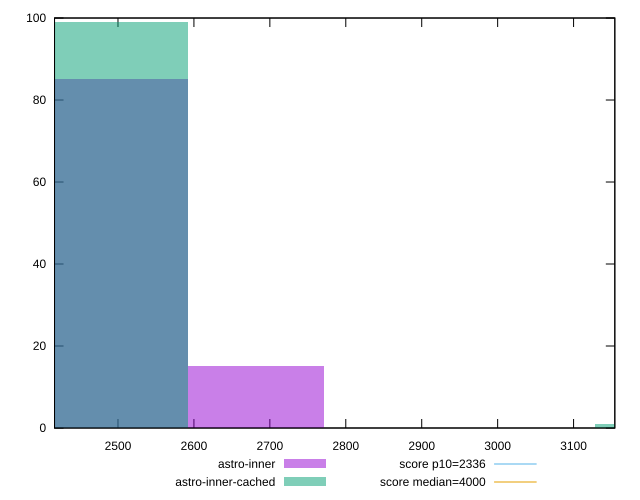

Source code (gnuplot):
reset

$astroInner <<EOF
2502.9849125050728 85
2681.7695491125783 15
EOF

$astroInnerCached <<EOF
3218.123458935094 1
2502.9849125050728 99
EOF

set key outside below
set boxwidth 178.7846366075052
set xrange [2416.433:3154.3100000000004]
set yrange [0:100]
set trange [0:100]
set style fill transparent solid 0.5 noborder

set parametric
set terminal svg size 640, 500 enhanced background rgb 'white'
set output "reports/report_00033_2021-03-01T14-23-16.841Z/first-contentful-paint/comparison/histogram/2_vs_3.svg"

plot $astroInner title "astro-inner" with boxes, \
     $astroInnerCached title "astro-inner-cached" with boxes, \
     2336,t title "score p10=2336", \
     4000,t title "score median=4000"

reset
